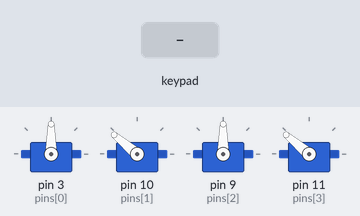
Recording of a sketch running on a simulated Arduino Uno, built with avr-gcc and run on an emulated ATmega328P. Parts: 4 × servo. Inputs (shaded band) come from the test bench. What the sketch prints to the serial monitor is not drawn.

Above: at 1.2 s.
1.3 s: key 'U' pressed
At 2.9 s:
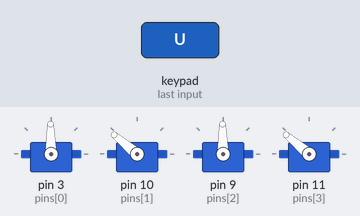
3.2 s: key 'D' pressed
At 3.4 s:
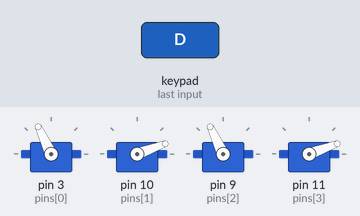
5.1 s: key 'L' pressed
At 5.32 s:
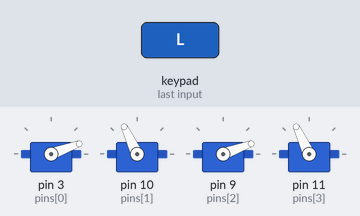
8.1 s: key 'D' pressed
At 9.5 s:
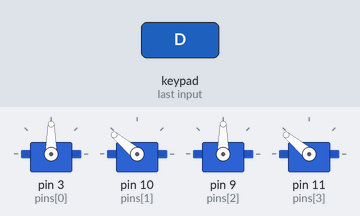
11.1 s: key 'L' pressed
At 11.3 s:
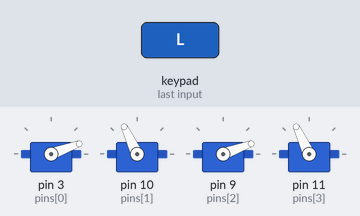
Timing chart, 0 to 15.1 s (numbered marks = the images above; inputs shaded):
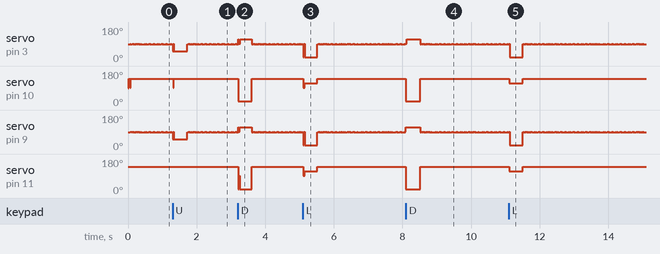

Measured:
- after the input at 1.3 s, servo on pin 10 (pins[1]): 140° → 91° at once, → 140° 0.02 s later
- after the input at 3.2 s, servo on pin 10 (pins[1]), servo on pin 11 (pins[3]): 140° → 20° at once, → 140° 0.39 s later
- after the input at 5.1 s, servo on pin 10 (pins[1]), servo on pin 11 (pins[3]): 140° → 115° at once, → 140° 0.40 s later
- after the input at 8.1 s, servo on pin 10 (pins[1]), servo on pin 11 (pins[3]): 140° → 20° at once, → 140° 0.41 s later
- after the input at 11.1 s, servo on pin 10 (pins[1]), servo on pin 11 (pins[3]): 140° → 115° at once, → 140° 0.39 s later

The sketch:

RoboCross_2013.ino
```cpp
#include <Servo.h>
#include <Wire.h>
#include <ArduinoNunchuk.h>


#define BAUDRATE 19200


// Constant servo actions
const int MS = 91; // angle that stops the motor
const int MCC = 140;
const int MC = 20;
// Important notes:
//mounted in a certain position, forward is 20, backwards is 140
// But: For a car like this, to move a back wheel forward, you need to send it the backwards command
// And forward to go backwards!


// The leeway zone
const int leeway = 2;

// Constant joystick positions
const int analogCenterX = 124;
const int analogCenterY = 122;
const int analogLeft = 23;
const int analogRight = 227;
const int analogUp = 220;
const int analogDown = 27;

// The controller
ArduinoNunchuk nunchuk = ArduinoNunchuk();

// Array of servos
Servo servos[4];

// Array of pins the servos are attached to, index: {0=>Front Right, 1=>Back Right, 2=>Front Left, 3=>Back Left}
int pins[] = {3, 10, 9, 11};

void setup()
{
  // Begin serial communication
  Serial.begin(BAUDRATE);
  // Initialize the controller
  nunchuk.init();
  // Prep the servos
  setupServos();
}

// Constants for servos
#define FR servos[0] // Front right
#define FL servos[1] // Back right
#define BR servos[2] // Front left
#define BL servos[3] // Back left

void setupServos(){
  // Loop through the servos and attach a pin to it
  for(int i = 0 ; i < 4 ; i++){
    Serial.print("Attaching servo");
    Serial.print(' ');
    Serial.print(i, DEC);
    Serial.print(' ');
    Serial.print("to pin");
    Serial.print(' ');
    Serial.println(pins[i], DEC);
    servos[i].attach(pins[i]);
  }
}

/**
Stops all the servos
**/
void stopServos(){
  FR.write(MS);
  BR.write(MS);
  FL.write(MS);
  BL.write(MS);
}

void loop()
{

  // Update the controller
  nunchuk.update();

  // If the joystick is in a position where it will not be affected, stop them all
  if((nunchuk.analogX < nunchuk.analogX + leeway || nunchuk.analogY < nunchuk.analogY + leeway)&&(nunchuk.analogX > nunchuk.analogX - leeway || nunchuk.analogY > nunchuk.analogY - leeway)){
   stopServos();
  }


  // If it's in the right side of the joystick (Q 1 or 4)
  if(nunchuk.analogX > analogCenterX + leeway){

    // If it's in Q1 (top right most quadrant of the joystick)
    if(nunchuk.analogY > analogCenterY + leeway){
      FL.write(MCC);
      BL.write(MCC);

      int xG = map(nunchuk.analogX, analogCenterX + leeway, analogRight, MS + 1, MC);
      int yG = map(nunchuk.analogY, analogCenterY + leeway, analogUp, MS + 1, MC);

      int xyAvg = (xG + yG)/2;
      /*
      Serial.print(yG, DEC);
      Serial.print(' ');
      Serial.print(xG, DEC);

      Serial.print(' ');
      Serial.println(yG, DEC);
      */

      FR.write(xyAvg);
      BR.write(xyAvg);


    } else /* If it's in Q4 (bottom right most quadrant of the joystick)*/
    if(nunchuk.analogY < analogCenterY - leeway){
      FL.write(MC);
      BL.write(MC);

      int xG = map(nunchuk.analogX, analogCenterX + leeway, analogRight, MS+1, MCC);
      int yG = map(nunchuk.analogY, analogCenterY - leeway, analogDown, MS+1, MCC);

      int xyAvg = (xG + yG)/2;

      FR.write(xyAvg);
      BR.write(xyAvg);
      /**
      FR.write(MCC);
      BR.write(MCC);

      int xG = map(nunchuk.analogX, analogCenterX + leeway, analogLeft, MS + 1, MC);
      int yG = map(nunchuk.analogY, analogCenterY - leeway, analogDown, MS - 1, MC);

      int xyAvg = (xG + yG)/2;

      FL.write(xyAvg);
      BL.write(xyAvg);
      */
    }

  } else /* If it's in the left side of the joystick (Q 2 or 3) */
  if(nunchuk.analogX < analogCenterX + leeway){

    // If it's in Q2 (top left most quadrant of the joystick)
    if(nunchuk.analogY > analogCenterY + leeway){
      FR.write(MC);
      BR.write(MC);

      int xG = map(nunchuk.analogX, analogCenterX - leeway, analogLeft, MS + 1, MCC);
      int yG = map(nunchuk.analogY, analogCenterX + leeway, analogUp, MS + 1, MCC);


      int xyAvg = (xG + yG)/2;

      FL.write(xyAvg);
      BL.write(xyAvg);
    } else /*If it's in Q3 (bottom left most quadrant of the joystick)*/
    if(nunchuk.analogY < analogCenterY - leeway){
      FR.write(MCC);
      BR.write(MCC);

      int xG = map(nunchuk.analogX, analogCenterX - leeway, analogLeft, MS+1, MC);
      int yG = map(nunchuk.analogY, analogCenterY - leeway, analogDown, MS+1, MC);

      int xyAvg = (xG + yG)/2;

      FL.write(xyAvg);
      BL.write(xyAvg);
    }

  }
}
```
